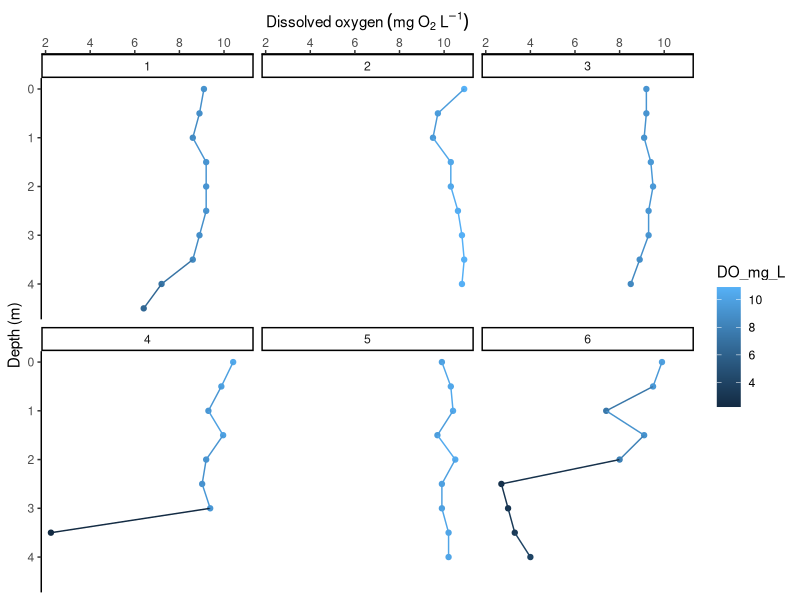
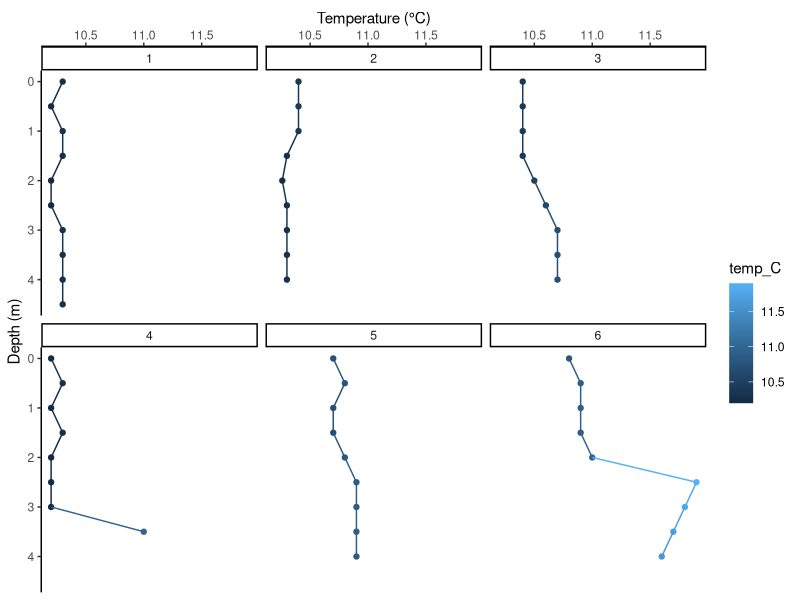
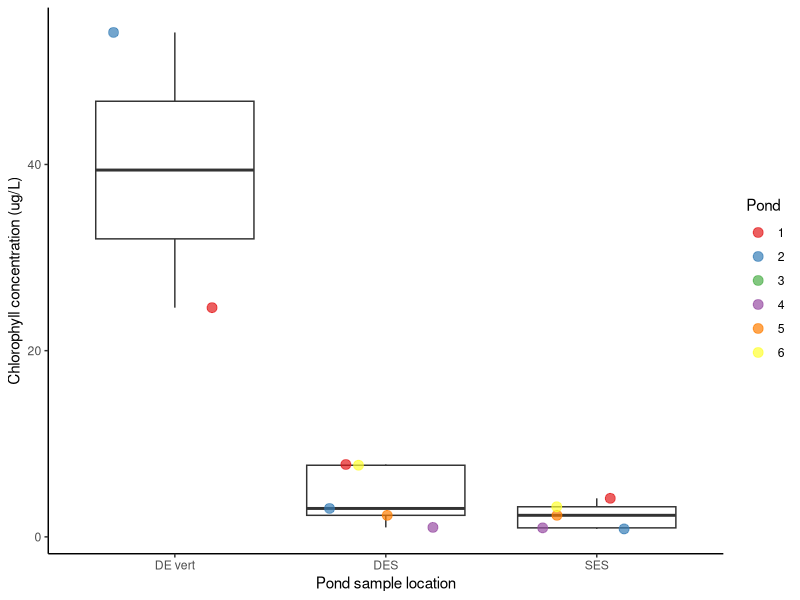
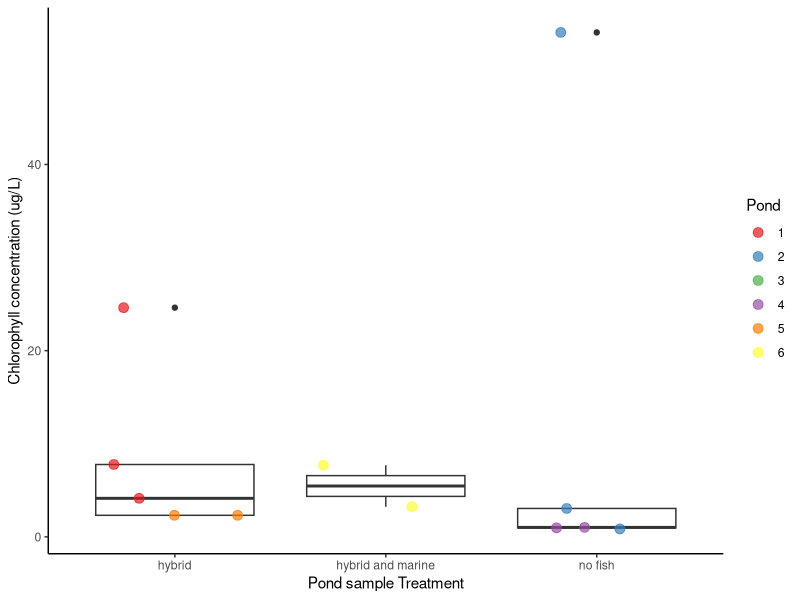
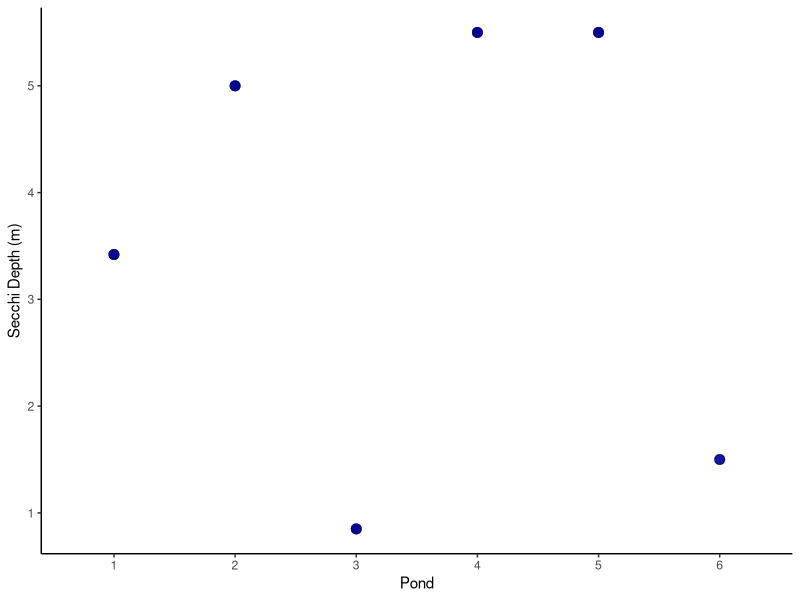
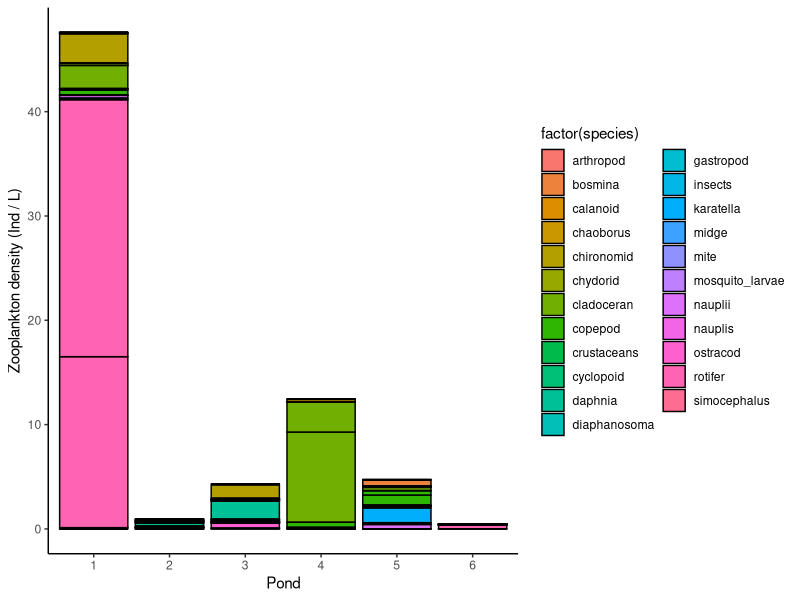
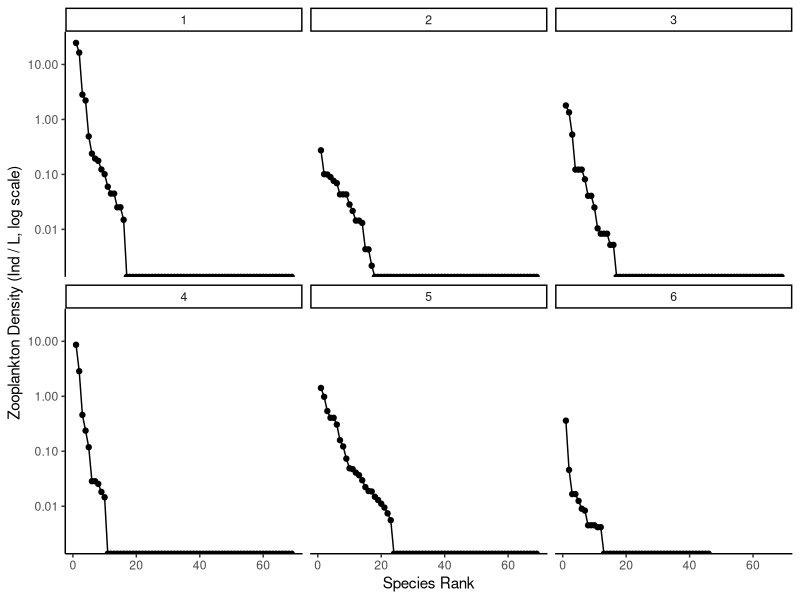
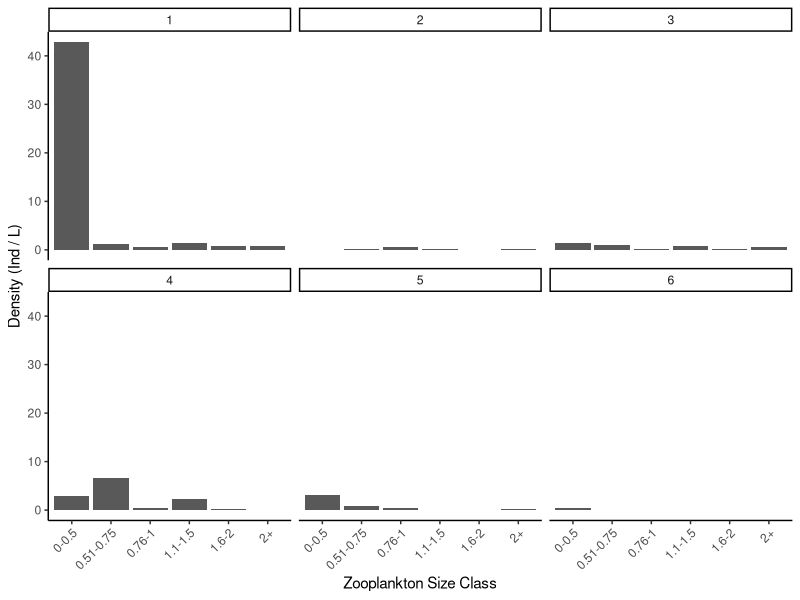

Here is the R script that generated these plots, in order: (Note: this script raises an error after producing the figures.)
## ---- chunk 1
# load packages
install.packages("vegan")
library(tidyverse)
library(ggplot2)
library(dplyr)
library(vegan)
## ---- chunk 2
# Set working directory
#setwd("~/Documents/BIOL402") <-- possibly different file path on your computer
## ---- chunk 3
profile_data <- read.csv("../data/402_Ponds_YSI_2025.csv") 
water_quality <- read.csv("../data/402_Ponds_water_quality_2025.csv")
zoop_size <- read.csv("../data/BIOL402_zoop_sizes.csv")
zoop_class <- read.csv("../data/BIOL402_zoop_class.csv") 
## ---- chunk 4
colnames(profile_data)
## ---- chunk 5
colnames(water_quality)
## ---- chunk 6
colnames(zoop_size)
## ---- chunk 7
colnames(zoop_class)
## ---- chunk 8
dissolved_o2_plot <- profile_data %>%
  ggplot(aes( x = depth_m, y = DO_mg_L,color=DO_mg_L)) +
  theme_classic() +
  geom_point() + 
  geom_line() +
  xlab("Depth (m)")+  ylab(expression(Dissolved~oxygen~(mg~O[2]~L^-1)))+ 
  scale_y_continuous(position = "right") +
  scale_x_reverse() + 
  coord_flip() + 
  facet_wrap(~pond)
dissolved_o2_plot
## ---- chunk 9
temperature_profile <- profile_data %>%
  ggplot(aes( x = depth_m, y = temp_C,color= temp_C)) +
  theme_classic() +
  geom_point() + 
  geom_line() +
  labs(x = "Depth (m)",  y = "Temperature (°C)")+
  scale_y_continuous(position = "right") +
  scale_x_reverse() + 
  coord_flip() + 
  facet_wrap(~pond)

temperature_profile
## ---- chunk 10
water_quality_plot_bylocation <- water_quality %>%
  ggplot(aes(x = location, 
             y = chla.ug_L.sample.water)) + 
  geom_boxplot() + 
  geom_jitter(aes(color = factor(pond)),
              width = 0.3, size = 3, alpha = 0.7) +
  scale_color_brewer(palette = "Set1") + 
  theme_classic() + 
  xlab("Pond sample location") + 
  ylab("Chlorophyll concentration (ug/L)") +
  labs(color = "Pond")

water_quality_plot_bylocation



## ---- chunk 11
water_quality_plot_bytreatment <- water_quality %>%
  ggplot(aes(x = treatment, 
             y = chla.ug_L.sample.water)) + 
  geom_boxplot() + 
  geom_jitter(aes(color = factor(pond)),
              width = 0.3, size = 3, alpha = 0.7) +
  scale_color_brewer(palette = "Set1") + 
  theme_classic() + 
  xlab("Pond sample Treatment") + 
  ylab("Chlorophyll concentration (ug/L)") +
  labs(color = "Pond")

water_quality_plot_bytreatment

## ---- chunk 12
ggplot(water_quality, aes(x = factor(pond), y = secchi_depth_M)) +
  geom_point(size = 3, color = "darkblue", alpha = 0.7) +
  theme_classic() +
  xlab("Pond") +
  ylab("Secchi Depth (m)")


## ---- chunk 13

zoop_class_long <- zoop_class %>%
  pivot_longer(
    cols = copepod:mite,  # Specify the columns to pivot
    names_to = "species",            # New column for species names
    values_to = "count"              # New column for counts
  )

# View the reshaped dataframe
print(zoop_class_long)


## ---- chunk 14
zoop_class2 <- zoop_class_long %>%
  mutate(
    density_count_per_L = (count / processed_sample_mL) *
              total_sample_mL / tow_volume_L
  )

print(zoop_class2)
colnames(zoop_class2)

## ---- chunk 15
zoop_class_plot <- zoop_class2 %>%
  ggplot(aes(x = factor(pond),
             y = density_count_per_L,
             fill = factor(species))) +
  geom_bar(stat = "identity", color = "black") +
  theme_classic() +
  ylab("Zooplankton density (Ind / L)") +
  xlab("Pond")

zoop_class_plot

## ---- chunk 16
rank_df <- zoop_class2 %>%
  group_by(pond) %>%
  arrange(pond, desc(density_count_per_L)) %>%
  mutate(rank = row_number()) %>%
  ungroup()

ggplot(rank_df, aes(x = rank, y = density_count_per_L)) +
  geom_line() +
  geom_point() +
  scale_y_log10() +
  theme_classic() +
  labs(x = "Species Rank",
       y = "Zooplankton Density (Ind / L, log scale)") +
  facet_wrap(~ pond)

## ---- chunk 17
zoop_size_long <- zoop_size %>%
  pivot_longer(
    cols = starts_with("X"),          
    names_to = "size_class",
    values_to = "count"
  ) %>%
  mutate(size_class = case_when(
    size_class == "X.0.5"       ~ "0-0.5",
    size_class == "X0.51.0.75"  ~ "0.51-0.75",
    size_class == "X0.76.1"     ~ "0.76-1",
    size_class == "X1.1.1.5"    ~ "1.1-1.5",
    size_class == "X1.6.2"      ~ "1.6-2",
    size_class == "X.2.1"       ~ "2+",
    TRUE ~ size_class
  )) %>%
  
  mutate(size_class = factor(size_class, levels = c("0-0.5","0.51-0.75","0.76-1","1.1-1.5","1.6-2","2+"))) %>%
  
  mutate(density_count_per_L = (count / processed_sample_mL) * total_sample_mL / tow_volume_L)

print(zoop_size_long)
## ---- chunk 18

ggplot(zoop_size_long, aes(x = size_class, y = density_count_per_L)) +
  geom_bar(stat = "identity") +
  facet_wrap(~ pond) +
  theme_classic() +
  labs(x = "Zooplankton Size Class",
       y = "Density (Ind / L)",
       fill = "Size Class") +
  theme(axis.text.x = element_text(angle = 45, hjust = 1))


## ---- chunk 19
#COPIED FROM 2024 CLASS, WILL NEED WORK TO ADOPT FOR OUR DATA

# Now we can do some diversity analyses and plots using the "vegan" package in R


# To make the dataframe easier to work with, we can set the first column (pond_id) to be the name for each row and get rid of the column itself.
zoops2<-as.data.frame(zoops2)
rownames(zoops2) <- zoops2$pond_ID #making the first column of zoops2 ()

zoops_cleaned <- zoops_long %>%
  select(-tow_diameter_m, -tow_length_m, -NOTES) %>%  # Remove unnecessary columns
  filter(count > 0) %>%  # Optionally filter out counts that are zero
  pivot_wider(names_from = species, values_from = count, values_fill = list(count = 0))  # Create a community matrix

# Prepare the data for NMDS
community_matrix <- zoops_cleaned %>%
  select(-pond_ID, -treatment, -tow_location) %>%  # Exclude non-numeric columns
  as.matrix()  # Convert to matrix for vegan

# Run NMDS
nmds_result <- metaMDS(community_matrix, k = 2)

# Create a dataframe with NMDS scores
nmds_scores <- as.data.frame(scores(nmds_result)) %>%
  rownames_to_column(var = "sample") %>%
  left_join(zoops_cleaned %>% select(sample = row_number(), treatment), by = "sample")

# Plot NMDS with polygons for treatment
ggplot(nmds_scores, aes(x = NMDS1, y = NMDS2, color = treatment)) +
  geom_point(size = 3) +
  geom_polygon(aes(fill = treatment), alpha = 0.3, color = NA) +  # Add polygons
  theme_classic() +
  labs(title = "NMDS Plot with Treatment Polygons", x = "NMDS 1", y = "NMDS 2") +
  theme(legend.position = "right")

